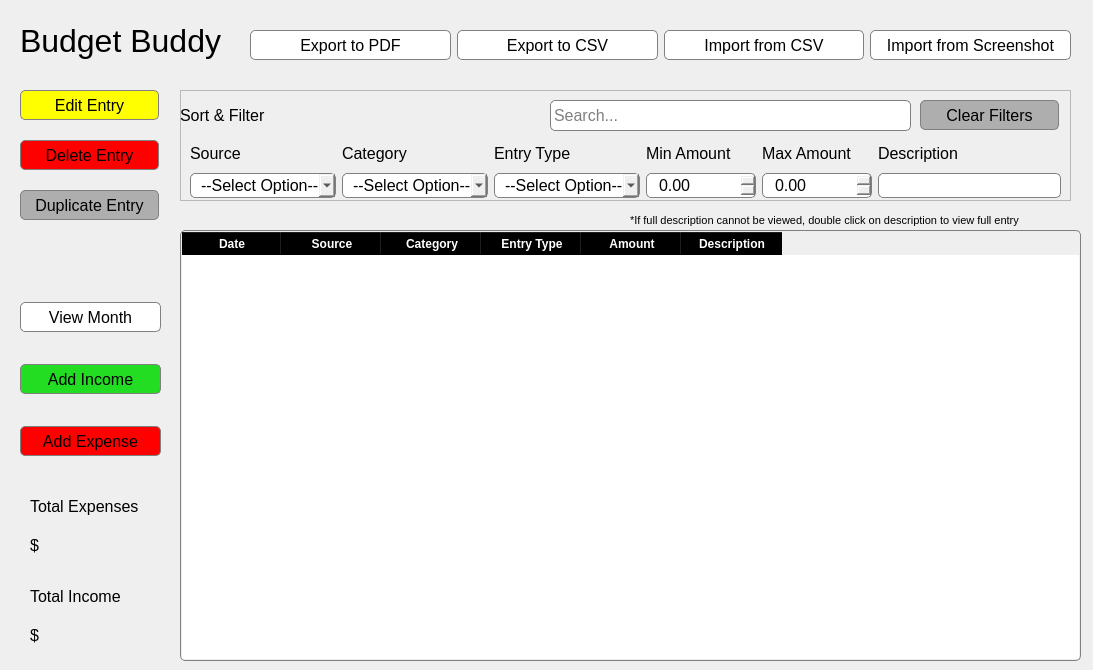
<?xml version="1.0" encoding="UTF-8"?>
<ui version="4.0">
 <class>Dialog</class>
 <widget class="QDialog" name="Dialog">
  <property name="geometry">
   <rect>
    <x>0</x>
    <y>0</y>
    <width>1093</width>
    <height>670</height>
   </rect>
  </property>
  <property name="windowTitle">
   <string>Budget Buddy</string>
  </property>
  <property name="styleSheet">
   <string notr="true">QPushButton {
	border: 1px solid gray;
	border-radius: 5px;
}

QTableWidget {
	border: 1px solid gray;
	border-radius: 5px;
}

QTableWidget {
	border: 1px solid gray;        /* Set the border */
	border-radius: 5px;          /* Round the corners */
	padding: 1px;                /* Space between text and border */
}

QTableWidget::viewport {
	background: transparent;      /* Make viewport background transparent */
	border: none;                 /* Remove viewport border */
}

QDateEdit {
	border: 1px solid gray;
	border-radius: 5px;
	padding-left: 10px;
}

QComboBox {
	border: 1px solid gray;
	border-radius: 5px;
	padding-left: 10px;
}

QDoubleSpinBox {
	border: 1px solid gray;
	border-radius: 5px;
	padding-left: 10px;
}


QPushButton {
	border: 1px solid gray;
	border-radius: 5px;
}

QLineEdit {
	border: 1px solid gray;        /* Set the border */
	border-radius: 5px;          /* Round the corners */
	padding: 1px;                /* Space between text and border */
}

QLineEdit::viewport {
	background: transparent;      /* Make viewport background transparent */
	border: none;                 /* Remove viewport border */
}</string>
  </property>
  <widget class="QTableWidget" name="MonthlyTableOverview">
   <property name="geometry">
    <rect>
     <x>180</x>
     <y>230</y>
     <width>901</width>
     <height>431</height>
    </rect>
   </property>
   <property name="font">
    <font>
     <pointsize>12</pointsize>
    </font>
   </property>
   <property name="styleSheet">
    <string notr="true">QHeaderView::section {
	font-weight: bold;
	background-color: black;
	color: white;
}
</string>
   </property>
   <property name="alternatingRowColors">
    <bool>false</bool>
   </property>
   <column>
    <property name="text">
     <string>Date</string>
    </property>
    <property name="font">
     <font>
      <pointsize>12</pointsize>
     </font>
    </property>
   </column>
   <column>
    <property name="text">
     <string>Source</string>
    </property>
    <property name="font">
     <font>
      <pointsize>12</pointsize>
     </font>
    </property>
   </column>
   <column>
    <property name="text">
     <string>Category</string>
    </property>
    <property name="font">
     <font>
      <pointsize>12</pointsize>
     </font>
    </property>
   </column>
   <column>
    <property name="text">
     <string>Entry Type</string>
    </property>
    <property name="font">
     <font>
      <pointsize>12</pointsize>
     </font>
    </property>
   </column>
   <column>
    <property name="text">
     <string>Amount</string>
    </property>
    <property name="font">
     <font>
      <pointsize>12</pointsize>
     </font>
    </property>
   </column>
   <column>
    <property name="text">
     <string>Description</string>
    </property>
    <property name="font">
     <font>
      <pointsize>12</pointsize>
     </font>
    </property>
   </column>
  </widget>
  <widget class="QLabel" name="appTitle">
   <property name="geometry">
    <rect>
     <x>20</x>
     <y>20</y>
     <width>201</width>
     <height>41</height>
    </rect>
   </property>
   <property name="font">
    <font>
     <pointsize>24</pointsize>
    </font>
   </property>
   <property name="styleSheet">
    <string notr="true"/>
   </property>
   <property name="text">
    <string>Budget Buddy</string>
   </property>
  </widget>
  <widget class="QWidget" name="layoutWidget">
   <property name="geometry">
    <rect>
     <x>20</x>
     <y>290</y>
     <width>141</width>
     <height>181</height>
    </rect>
   </property>
   <layout class="QVBoxLayout" name="verticalLayout">
    <property name="spacing">
     <number>20</number>
    </property>
    <item>
     <widget class="QPushButton" name="monthlyViewBtn">
      <property name="minimumSize">
       <size>
        <width>0</width>
        <height>30</height>
       </size>
      </property>
      <property name="font">
       <font>
        <pointsize>12</pointsize>
       </font>
      </property>
      <property name="styleSheet">
       <string notr="true">background-color: white;</string>
      </property>
      <property name="text">
       <string>View Month</string>
      </property>
     </widget>
    </item>
    <item>
     <widget class="QPushButton" name="addIncomeBtn">
      <property name="minimumSize">
       <size>
        <width>0</width>
        <height>30</height>
       </size>
      </property>
      <property name="font">
       <font>
        <pointsize>12</pointsize>
       </font>
      </property>
      <property name="styleSheet">
       <string notr="true">background-color: #22DD22;</string>
      </property>
      <property name="text">
       <string>Add Income</string>
      </property>
     </widget>
    </item>
    <item>
     <widget class="QPushButton" name="addExpenseBtn">
      <property name="minimumSize">
       <size>
        <width>0</width>
        <height>30</height>
       </size>
      </property>
      <property name="font">
       <font>
        <pointsize>12</pointsize>
       </font>
      </property>
      <property name="styleSheet">
       <string notr="true">background-color: red;</string>
      </property>
      <property name="text">
       <string>Add Expense</string>
      </property>
     </widget>
    </item>
   </layout>
  </widget>
  <widget class="QFrame" name="frame">
   <property name="geometry">
    <rect>
     <x>180</x>
     <y>90</y>
     <width>891</width>
     <height>111</height>
    </rect>
   </property>
   <property name="frameShape">
    <enum>QFrame::StyledPanel</enum>
   </property>
   <property name="frameShadow">
    <enum>QFrame::Raised</enum>
   </property>
   <widget class="QLineEdit" name="searchFilterInput">
    <property name="geometry">
     <rect>
      <x>370</x>
      <y>10</y>
      <width>361</width>
      <height>31</height>
     </rect>
    </property>
    <property name="font">
     <font>
      <pointsize>12</pointsize>
     </font>
    </property>
    <property name="placeholderText">
     <string>Search...</string>
    </property>
   </widget>
   <widget class="QLabel" name="SortAndFilterLabel">
    <property name="geometry">
     <rect>
      <x>0</x>
      <y>10</y>
      <width>101</width>
      <height>31</height>
     </rect>
    </property>
    <property name="font">
     <font>
      <pointsize>12</pointsize>
     </font>
    </property>
    <property name="text">
     <string>Sort &amp; Filter</string>
    </property>
   </widget>
   <widget class="QPushButton" name="clearFilterTableBtn">
    <property name="geometry">
     <rect>
      <x>740</x>
      <y>10</y>
      <width>139</width>
      <height>30</height>
     </rect>
    </property>
    <property name="minimumSize">
     <size>
      <width>0</width>
      <height>30</height>
     </size>
    </property>
    <property name="font">
     <font>
      <pointsize>12</pointsize>
     </font>
    </property>
    <property name="styleSheet">
     <string notr="true">background-color:#AEAEAE</string>
    </property>
    <property name="text">
     <string>Clear Filters</string>
    </property>
   </widget>
   <widget class="QWidget" name="layoutWidget">
    <property name="geometry">
     <rect>
      <x>10</x>
      <y>50</y>
      <width>871</width>
      <height>58</height>
     </rect>
    </property>
    <layout class="QHBoxLayout" name="horizontalLayout_2">
     <item>
      <layout class="QVBoxLayout" name="verticalLayout_Source">
       <item>
        <widget class="QLabel" name="sourceSortLabel">
         <property name="font">
          <font>
           <pointsize>12</pointsize>
          </font>
         </property>
         <property name="text">
          <string>Source</string>
         </property>
        </widget>
       </item>
       <item>
        <widget class="QComboBox" name="sourceSort">
         <property name="minimumSize">
          <size>
           <width>0</width>
           <height>25</height>
          </size>
         </property>
         <property name="maximumSize">
          <size>
           <width>16777215</width>
           <height>25</height>
          </size>
         </property>
         <property name="font">
          <font>
           <pointsize>12</pointsize>
          </font>
         </property>
         <property name="placeholderText">
          <string>--Select Option--</string>
         </property>
        </widget>
       </item>
      </layout>
     </item>
     <item>
      <layout class="QVBoxLayout" name="verticalLayout_Category">
       <item>
        <widget class="QLabel" name="categorySortLabel">
         <property name="font">
          <font>
           <pointsize>12</pointsize>
          </font>
         </property>
         <property name="text">
          <string>Category</string>
         </property>
        </widget>
       </item>
       <item>
        <widget class="QComboBox" name="categorySort">
         <property name="minimumSize">
          <size>
           <width>0</width>
           <height>25</height>
          </size>
         </property>
         <property name="maximumSize">
          <size>
           <width>16777215</width>
           <height>25</height>
          </size>
         </property>
         <property name="font">
          <font>
           <pointsize>12</pointsize>
          </font>
         </property>
         <property name="placeholderText">
          <string>--Select Option--</string>
         </property>
         <item>
          <property name="text">
           <string>All</string>
          </property>
         </item>
         <item>
          <property name="text">
           <string>Groceries</string>
          </property>
         </item>
         <item>
          <property name="text">
           <string>Transportation</string>
          </property>
         </item>
         <item>
          <property name="text">
           <string>Entertainment</string>
          </property>
         </item>
         <item>
          <property name="text">
           <string>Pets</string>
          </property>
         </item>
         <item>
          <property name="text">
           <string>Health</string>
          </property>
         </item>
         <item>
          <property name="text">
           <string>Rent</string>
          </property>
         </item>
         <item>
          <property name="text">
           <string>Paycheck</string>
          </property>
         </item>
         <item>
          <property name="text">
           <string>Freelance</string>
          </property>
         </item>
         <item>
          <property name="text">
           <string>Capital Gains</string>
          </property>
         </item>
         <item>
          <property name="text">
           <string>Investments</string>
          </property>
         </item>
         <item>
          <property name="text">
           <string>Other</string>
          </property>
         </item>
        </widget>
       </item>
      </layout>
     </item>
     <item>
      <layout class="QVBoxLayout" name="verticalLayout_Entry">
       <item>
        <widget class="QLabel" name="entryTypeSortLabel">
         <property name="font">
          <font>
           <pointsize>12</pointsize>
          </font>
         </property>
         <property name="text">
          <string>Entry Type</string>
         </property>
        </widget>
       </item>
       <item>
        <widget class="QComboBox" name="entryTypeSort">
         <property name="minimumSize">
          <size>
           <width>0</width>
           <height>25</height>
          </size>
         </property>
         <property name="maximumSize">
          <size>
           <width>16777215</width>
           <height>25</height>
          </size>
         </property>
         <property name="font">
          <font>
           <pointsize>12</pointsize>
          </font>
         </property>
         <property name="placeholderText">
          <string>--Select Option--</string>
         </property>
         <item>
          <property name="text">
           <string>All</string>
          </property>
         </item>
         <item>
          <property name="text">
           <string>Expense</string>
          </property>
         </item>
         <item>
          <property name="text">
           <string>Income</string>
          </property>
         </item>
        </widget>
       </item>
      </layout>
     </item>
     <item>
      <layout class="QVBoxLayout" name="verticalLayout_Amount">
       <item>
        <widget class="QLabel" name="amountSortLabel">
         <property name="sizePolicy">
          <sizepolicy hsizetype="Preferred" vsizetype="Minimum">
           <horstretch>0</horstretch>
           <verstretch>0</verstretch>
          </sizepolicy>
         </property>
         <property name="minimumSize">
          <size>
           <width>100</width>
           <height>0</height>
          </size>
         </property>
         <property name="font">
          <font>
           <pointsize>12</pointsize>
          </font>
         </property>
         <property name="text">
          <string>Min Amount</string>
         </property>
        </widget>
       </item>
       <item>
        <widget class="QDoubleSpinBox" name="min_spinbox">
         <property name="sizePolicy">
          <sizepolicy hsizetype="Minimum" vsizetype="Minimum">
           <horstretch>0</horstretch>
           <verstretch>0</verstretch>
          </sizepolicy>
         </property>
         <property name="minimumSize">
          <size>
           <width>100</width>
           <height>25</height>
          </size>
         </property>
         <property name="maximumSize">
          <size>
           <width>16777215</width>
           <height>25</height>
          </size>
         </property>
         <property name="font">
          <font>
           <pointsize>12</pointsize>
          </font>
         </property>
         <property name="maximum">
          <double>9999999.990000000223517</double>
         </property>
        </widget>
       </item>
      </layout>
     </item>
     <item>
      <layout class="QVBoxLayout" name="verticalLayout_Amount_5">
       <item>
        <widget class="QLabel" name="amountSortLabel_5">
         <property name="sizePolicy">
          <sizepolicy hsizetype="Preferred" vsizetype="Minimum">
           <horstretch>0</horstretch>
           <verstretch>0</verstretch>
          </sizepolicy>
         </property>
         <property name="minimumSize">
          <size>
           <width>100</width>
           <height>0</height>
          </size>
         </property>
         <property name="font">
          <font>
           <pointsize>12</pointsize>
          </font>
         </property>
         <property name="text">
          <string>Max Amount</string>
         </property>
        </widget>
       </item>
       <item>
        <widget class="QDoubleSpinBox" name="max_spinbox">
         <property name="sizePolicy">
          <sizepolicy hsizetype="Minimum" vsizetype="Minimum">
           <horstretch>0</horstretch>
           <verstretch>0</verstretch>
          </sizepolicy>
         </property>
         <property name="minimumSize">
          <size>
           <width>100</width>
           <height>25</height>
          </size>
         </property>
         <property name="maximumSize">
          <size>
           <width>16777215</width>
           <height>25</height>
          </size>
         </property>
         <property name="font">
          <font>
           <pointsize>12</pointsize>
          </font>
         </property>
         <property name="maximum">
          <double>9999999.990000000223517</double>
         </property>
        </widget>
       </item>
      </layout>
     </item>
     <item>
      <layout class="QVBoxLayout" name="verticalLayout_Dexcription">
       <item>
        <widget class="QLabel" name="descriptionSortLabel">
         <property name="minimumSize">
          <size>
           <width>100</width>
           <height>0</height>
          </size>
         </property>
         <property name="font">
          <font>
           <pointsize>12</pointsize>
          </font>
         </property>
         <property name="text">
          <string>Description</string>
         </property>
        </widget>
       </item>
       <item>
        <widget class="QLineEdit" name="descriptionSort">
         <property name="minimumSize">
          <size>
           <width>100</width>
           <height>0</height>
          </size>
         </property>
         <property name="font">
          <font>
           <pointsize>12</pointsize>
          </font>
         </property>
        </widget>
       </item>
      </layout>
     </item>
    </layout>
   </widget>
  </widget>
  <widget class="QWidget" name="layoutWidget">
   <property name="geometry">
    <rect>
     <x>30</x>
     <y>580</y>
     <width>121</width>
     <height>71</height>
    </rect>
   </property>
   <layout class="QVBoxLayout" name="verticalLayout_2">
    <item>
     <widget class="QLabel" name="totalIncomeLabel">
      <property name="font">
       <font>
        <pointsize>12</pointsize>
       </font>
      </property>
      <property name="text">
       <string>Total Income</string>
      </property>
     </widget>
    </item>
    <item>
     <widget class="QLabel" name="totalIncomeAmount">
      <property name="font">
       <font>
        <pointsize>12</pointsize>
       </font>
      </property>
      <property name="text">
       <string>$ </string>
      </property>
     </widget>
    </item>
   </layout>
  </widget>
  <widget class="QWidget" name="layoutWidget">
   <property name="geometry">
    <rect>
     <x>30</x>
     <y>490</y>
     <width>121</width>
     <height>71</height>
    </rect>
   </property>
   <layout class="QVBoxLayout" name="verticalLayout_3">
    <item>
     <widget class="QLabel" name="totalExpensesLabel">
      <property name="font">
       <font>
        <pointsize>12</pointsize>
       </font>
      </property>
      <property name="text">
       <string>Total Expenses</string>
      </property>
     </widget>
    </item>
    <item>
     <widget class="QLabel" name="totalExpensesAmount">
      <property name="font">
       <font>
        <pointsize>12</pointsize>
       </font>
      </property>
      <property name="text">
       <string>$ </string>
      </property>
     </widget>
    </item>
   </layout>
  </widget>
  <widget class="QWidget" name="layoutWidget">
   <property name="geometry">
    <rect>
     <x>250</x>
     <y>20</y>
     <width>821</width>
     <height>51</height>
    </rect>
   </property>
   <layout class="QHBoxLayout" name="horizontalLayout">
    <item>
     <widget class="QPushButton" name="pdfExportBtn">
      <property name="minimumSize">
       <size>
        <width>0</width>
        <height>30</height>
       </size>
      </property>
      <property name="font">
       <font>
        <pointsize>12</pointsize>
       </font>
      </property>
      <property name="styleSheet">
       <string notr="true">background-color: white;</string>
      </property>
      <property name="text">
       <string>Export to PDF</string>
      </property>
     </widget>
    </item>
    <item>
     <widget class="QPushButton" name="csvExportBtn">
      <property name="minimumSize">
       <size>
        <width>0</width>
        <height>30</height>
       </size>
      </property>
      <property name="font">
       <font>
        <pointsize>12</pointsize>
       </font>
      </property>
      <property name="styleSheet">
       <string notr="true">background-color: white;</string>
      </property>
      <property name="text">
       <string>Export to CSV</string>
      </property>
     </widget>
    </item>
    <item>
     <widget class="QPushButton" name="csvImportBtn">
      <property name="minimumSize">
       <size>
        <width>0</width>
        <height>30</height>
       </size>
      </property>
      <property name="font">
       <font>
        <pointsize>12</pointsize>
       </font>
      </property>
      <property name="styleSheet">
       <string notr="true">background-color: white;</string>
      </property>
      <property name="text">
       <string>Import from CSV</string>
      </property>
     </widget>
    </item>
    <item>
     <widget class="QPushButton" name="screenshotImportBtn">
      <property name="minimumSize">
       <size>
        <width>0</width>
        <height>30</height>
       </size>
      </property>
      <property name="font">
       <font>
        <pointsize>12</pointsize>
       </font>
      </property>
      <property name="styleSheet">
       <string notr="true">background-color: white;</string>
      </property>
      <property name="text">
       <string>Import from Screenshot</string>
      </property>
     </widget>
    </item>
   </layout>
  </widget>
  <widget class="QLabel" name="label">
   <property name="geometry">
    <rect>
     <x>630</x>
     <y>210</y>
     <width>441</width>
     <height>20</height>
    </rect>
   </property>
   <property name="font">
    <font>
     <pointsize>8</pointsize>
     <italic>false</italic>
    </font>
   </property>
   <property name="text">
    <string>*If full description cannot be viewed, double click on description to view full entry</string>
   </property>
  </widget>
  <widget class="QPushButton" name="editEntryBtn">
   <property name="geometry">
    <rect>
     <x>20</x>
     <y>90</y>
     <width>139</width>
     <height>30</height>
    </rect>
   </property>
   <property name="minimumSize">
    <size>
     <width>0</width>
     <height>30</height>
    </size>
   </property>
   <property name="font">
    <font>
     <pointsize>12</pointsize>
    </font>
   </property>
   <property name="styleSheet">
    <string notr="true">background-color: yellow;</string>
   </property>
   <property name="text">
    <string>Edit Entry</string>
   </property>
  </widget>
  <widget class="QPushButton" name="deleteEntryBtn">
   <property name="geometry">
    <rect>
     <x>20</x>
     <y>140</y>
     <width>139</width>
     <height>30</height>
    </rect>
   </property>
   <property name="minimumSize">
    <size>
     <width>0</width>
     <height>30</height>
    </size>
   </property>
   <property name="font">
    <font>
     <pointsize>12</pointsize>
    </font>
   </property>
   <property name="styleSheet">
    <string notr="true">background-color: red;</string>
   </property>
   <property name="text">
    <string>Delete Entry</string>
   </property>
  </widget>
  <widget class="QPushButton" name="duplicateEntryBtn">
   <property name="geometry">
    <rect>
     <x>20</x>
     <y>190</y>
     <width>139</width>
     <height>30</height>
    </rect>
   </property>
   <property name="minimumSize">
    <size>
     <width>0</width>
     <height>30</height>
    </size>
   </property>
   <property name="font">
    <font>
     <pointsize>12</pointsize>
    </font>
   </property>
   <property name="styleSheet">
    <string notr="true">background-color:#AEAEAE</string>
   </property>
   <property name="text">
    <string>Duplicate Entry</string>
   </property>
  </widget>
 </widget>
 <resources/>
 <connections/>
</ui>
